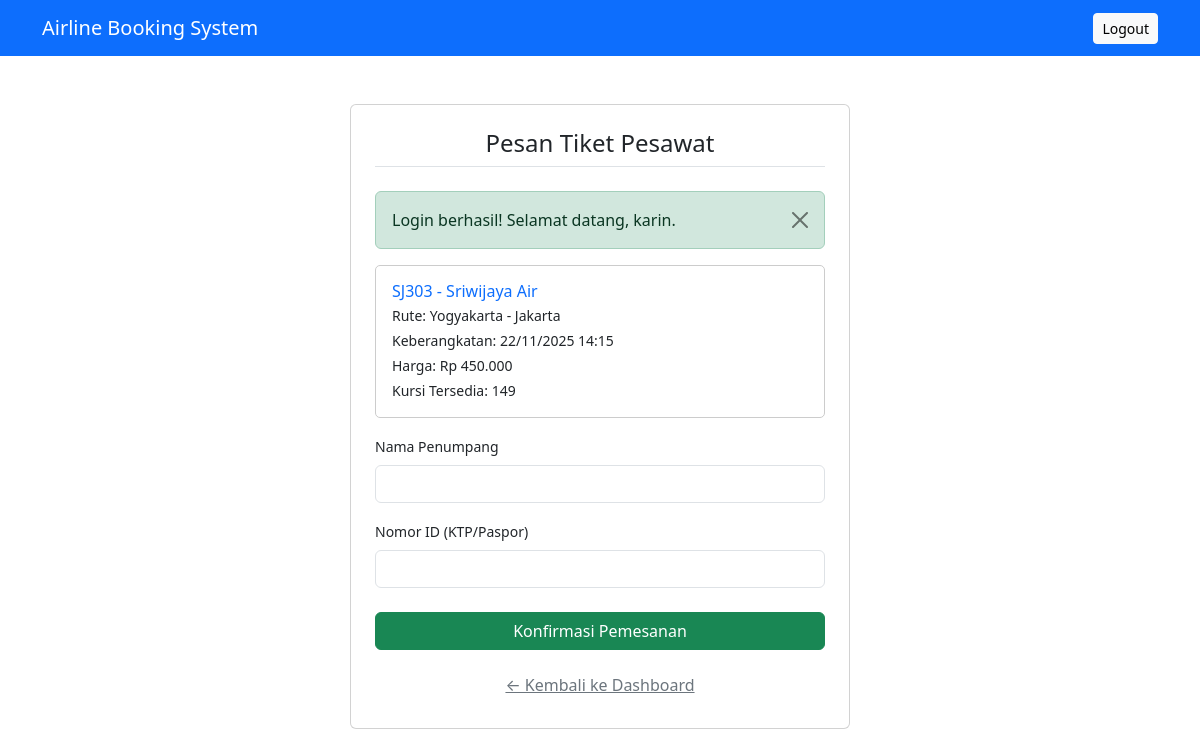
/user/booking.php?flight_id=1 (signed in), run on the app's committed database.
### tables this page shows
CREATE TABLE `flights` (
  `id` int(11) NOT NULL,
  `flight_no` varchar(20) NOT NULL,
  `airline_name` varchar(50) NOT NULL,
  `departure_city` varchar(50) NOT NULL,
  `destination_city` varchar(50) NOT NULL,
  `departure_time` datetime NOT NULL,
  `arrival_time` datetime DEFAULT NULL,
  `total_seats` int(11) NOT NULL,
  `seats_booked` int(11) DEFAULT 0,
  `price` int(11) NOT NULL
);

### user/booking.php (the view, shortened to what this page needs)
<?php
include('../config.php');
$flight_id = isset($_GET['flight_id']) ? intval($_GET['flight_id']) : 0;
$flight_query = "SELECT * FROM flights WHERE id = $flight_id";
$flight_result = mysqli_query($conn, $flight_query);
$flight = mysqli_fetch_assoc($flight_result);
$seats_available = $flight['total_seats'] - $flight['seats_booked'];
?>
<!DOCTYPE html>
<html lang="id">
<head>
    <link href="https://cdn.jsdelivr.net/npm/bootstrap@5.3.3/dist/css/bootstrap.min.css" rel="stylesheet">
</head>
<body>
    <nav class="navbar navbar-expand-lg navbar-dark bg-primary">
        <div class="container-fluid container">
            <a class="navbar-brand" href="../dashboard.php">Airline Booking System</a>
            <a href="../logout.php" class="btn btn-light btn-sm">Logout</a>
        </div>
    </nav>
    <div class="container my-5">
        <div class="card p-4 mx-auto" style="max-width: 500px;">
            <h4 class="card-title text-center mb-4 border-bottom pb-2">Pesan Tiket Pesawat</h4>
            <div class="p-3 mb-3" style="border: 1px solid #ccc; border-radius: 5px;">
                <h6 class="mb-1 text-primary"><?php echo $flight['flight_no'] . ' - ' . $flight['airline_name']; ?></h6>
                <p class="mb-1 small">Rute:  <?php echo $flight['departure_city'] . ' - ' . $flight['destination_city']; ?> </p>
                <p class="mb-1 small">Keberangkatan: <?php echo format_datetime($flight['departure_time']); ?></p>
                <p class="mb-1 small">Harga:  <?php echo format_price($flight['price']); ?> </p>
                <p class="mb-0 small">Kursi Tersedia:  <?php echo $seats_available; ?> </p>
            </div>
            <?php if ($seats_available > 0): ?>
                <form method="POST">
                    <div class="mb-3">
                        <label for="passenger_name" class="form-label small">Nama Penumpang</label>
                        <input type="text" class="form-control" id="passenger_name" name="passenger_name" required>
                    </div>
                    <div class="mb-4">
                        <label for="identity_number" class="form-label small">Nomor ID (KTP/Paspor)</label>
                        <input type="text" class="form-control" id="identity_number" name="identity_number" required>
                    </div>
                    <button type="submit" class="btn btn-success w-100">Konfirmasi Pemesanan</button>
                </form>
            <?php else: ?>
                <div class="alert alert-danger">Maaf, penerbangan ini sudah penuh.</div>
            <?php endif; ?>
            <a href="../dashboard.php" class="btn btn-link mt-3 text-secondary">← Kembali ke Dashboard</a>
        </div>
    </div>
</body>
</html>

### data on the page
flights: flight_no "SJ303", airline_name "Sriwijaya Air", departure_city "Yogyakarta", destination_city "Jakarta", departure_time "22/11/2025 14:15", price "Rp 450.000", seats_available "149"

### other printed values
$_SESSION['message'] "Login berhasil! Selamat datang, karin."
